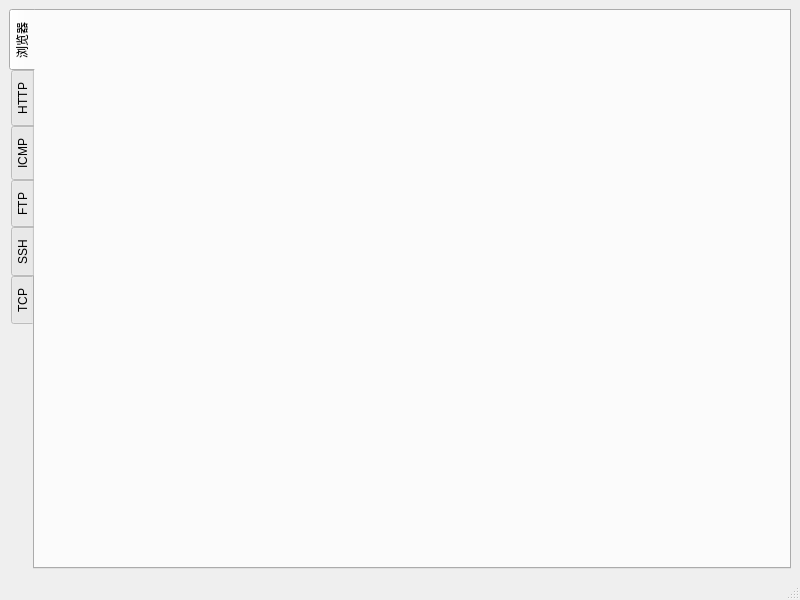
<?xml version="1.0" encoding="UTF-8"?>
<ui version="4.0">
 <class>MainWindow</class>
 <widget class="QMainWindow" name="MainWindow">
  <property name="geometry">
   <rect>
    <x>0</x>
    <y>0</y>
    <width>800</width>
    <height>600</height>
   </rect>
  </property>
  <property name="windowTitle">
   <string>PenetrationCondom</string>
  </property>
  <widget class="QWidget" name="centralwidget">
   <layout class="QVBoxLayout" name="verticalLayout">
    <item>
     <widget class="QTabWidget" name="tabbar">
      <property name="tabPosition">
       <enum>QTabWidget::West</enum>
      </property>
      <widget class="WebBrowserPanel" name="tabWebBrowser">
       <attribute name="title">
        <string>浏览器</string>
       </attribute>
      </widget>
      <widget class="QWidget" name="tabHTTP">
       <attribute name="title">
        <string>HTTP</string>
       </attribute>
      </widget>
      <widget class="QWidget" name="tabICMP">
       <attribute name="title">
        <string>ICMP</string>
       </attribute>
      </widget>
      <widget class="QWidget" name="tabFTP">
       <attribute name="title">
        <string>FTP</string>
       </attribute>
      </widget>
      <widget class="QWidget" name="tabSSH">
       <attribute name="title">
        <string>SSH</string>
       </attribute>
      </widget>
      <widget class="QWidget" name="tabTCP">
       <attribute name="title">
        <string>TCP</string>
       </attribute>
      </widget>
     </widget>
    </item>
   </layout>
  </widget>
  <widget class="QMenuBar" name="menubar">
   <property name="geometry">
    <rect>
     <x>0</x>
     <y>0</y>
     <width>800</width>
     <height>22</height>
    </rect>
   </property>
  </widget>
  <widget class="QStatusBar" name="statusbar"/>
 </widget>
 <customwidgets>
  <customwidget>
   <class>WebBrowserPanel</class>
   <extends>QWidget</extends>
   <header>condom.view.webbrowserpanel</header>
   <container>1</container>
  </customwidget>
 </customwidgets>
 <resources/>
 <connections/>
</ui>
